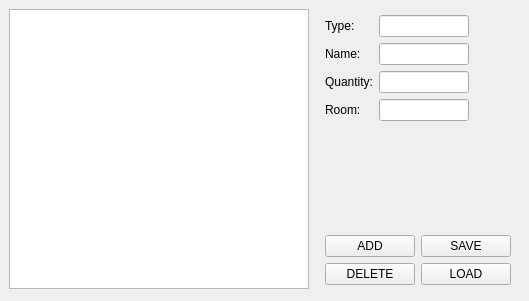
                  <widget class="QWidget" name="tab_2">
                   <attribute name="title">
                    <string>Locations</string>
                   </attribute>
                   <widget class="QTableWidget" name="locCLIPStab">
                    <property name="geometry">
                     <rect>
                      <x>9</x>
                      <y>9</y>
                      <width>300</width>
                      <height>280</height>
                     </rect>
                    </property>
                    <property name="minimumSize">
                     <size>
                      <width>300</width>
                      <height>280</height>
                     </size>
                    </property>
                    <property name="maximumSize">
                     <size>
                      <width>300</width>
                      <height>280</height>
                     </size>
                    </property>
                   </widget>
                   <widget class="QWidget" name="layoutWidget">
                    <property name="geometry">
                     <rect>
                      <x>320</x>
                      <y>10</y>
                      <width>181</width>
                      <height>116</height>
                     </rect>
                    </property>
                    <layout class="QFormLayout" name="formLayout_5">
                     <property name="leftMargin">
                      <number>5</number>
                     </property>
                     <property name="topMargin">
                      <number>5</number>
                     </property>
                     <property name="rightMargin">
                      <number>5</number>
                     </property>
                     <property name="bottomMargin">
                      <number>5</number>
                     </property>
                     <item row="0" column="0">
                      <widget class="QLabel" name="label_6">
                       <property name="text">
                        <string>Type:</string>
                       </property>
                      </widget>
                     </item>
                     <item row="0" column="1">
                      <widget class="QLineEdit" name="typeCLIPSloc">
                       <property name="maximumSize">
                        <size>
                         <width>90</width>
                         <height>22</height>
                        </size>
                       </property>
                      </widget>
                     </item>
                     <item row="1" column="0">
                      <widget class="QLabel" name="label_7">
                       <property name="text">
                        <string>Name:</string>
                       </property>
                      </widget>
                     </item>
                     <item row="1" column="1">
                      <widget class="QLineEdit" name="nameCLIPSloc">
                       <property name="maximumSize">
                        <size>
                         <width>90</width>
                         <height>22</height>
                        </size>
                       </property>
                      </widget>
                     </item>
                     <item row="2" column="0">
                      <widget class="QLabel" name="label_8">
                       <property name="text">
                        <string>Quantity:</string>
                       </property>
                      </widget>
                     </item>
                     <item row="2" column="1">
                      <widget class="QLineEdit" name="quantCLIPSloc">
                       <property name="maximumSize">
                        <size>
                         <width>90</width>
                         <height>22</height>
                        </size>
                       </property>
                      </widget>
                     </item>
                     <item row="3" column="0">
                      <widget class="QLabel" name="label_24">
                       <property name="text">
                        <string>Room:</string>
                       </property>
                      </widget>
                     </item>
                     <item row="3" column="1">
                      <widget class="QLineEdit" name="roomCLIPSloc">
                       <property name="maximumSize">
                        <size>
                         <width>90</width>
                         <height>22</height>
                        </size>
                       </property>
                      </widget>
                     </item>
                    </layout>
                   </widget>
                   <widget class="QWidget" name="layoutWidget">
                    <property name="geometry">
                     <rect>
                      <x>320</x>
                      <y>230</y>
                      <width>200</width>
                      <height>62</height>
                     </rect>
                    </property>
                    <layout class="QFormLayout" name="formLayout_14">
                     <property name="leftMargin">
                      <number>5</number>
                     </property>
                     <property name="topMargin">
                      <number>5</number>
                     </property>
                     <property name="rightMargin">
                      <number>5</number>
                     </property>
                     <property name="bottomMargin">
                      <number>5</number>
                     </property>
                     <item row="0" column="0">
                      <layout class="QGridLayout" name="gridLayout_20">
                       <item row="0" column="0">
                        <widget class="QPushButton" name="addCLIPSloc">
                         <property name="minimumSize">
                          <size>
                           <width>90</width>
                           <height>22</height>
                          </size>
                         </property>
                         <property name="maximumSize">
                          <size>
                           <width>90</width>
                           <height>22</height>
                          </size>
                         </property>
                         <property name="text">
                          <string>ADD</string>
                         </property>
                        </widget>
                       </item>
                       <item row="1" column="0">
                        <widget class="QPushButton" name="deleteCLIPSloc">
                         <property name="minimumSize">
                          <size>
                           <width>90</width>
                           <height>22</height>
                          </size>
                         </property>
                         <property name="maximumSize">
                          <size>
                           <width>90</width>
                           <height>22</height>
                          </size>
                         </property>
                         <property name="text">
                          <string>DELETE</string>
                         </property>
                        </widget>
                       </item>
                      </layout>
                     </item>
                     <item row="0" column="1">
                      <layout class="QGridLayout" name="gridLayout_21">
                       <item row="0" column="0">
                        <widget class="QPushButton" name="saveCLIPSloc">
                         <property name="minimumSize">
                          <size>
                           <width>90</width>
                           <height>22</height>
                          </size>
                         </property>
                         <property name="maximumSize">
                          <size>
                           <width>90</width>
                           <height>22</height>
                          </size>
                         </property>
                         <property name="text">
                          <string>SAVE</string>
                         </property>
                        </widget>
                       </item>
                       <item row="1" column="0">
                        <widget class="QPushButton" name="loadCLIPSloc">
                         <property name="minimumSize">
                          <size>
                           <width>90</width>
                           <height>22</height>
                          </size>
                         </property>
                         <property name="maximumSize">
                          <size>
                           <width>90</width>
                           <height>22</height>
                          </size>
                         </property>
                         <property name="text">
                          <string>LOAD</string>
                         </property>
                        </widget>
                       </item>
                      </layout>
                     </item>
                    </layout>
                   </widget>
                  </widget>
